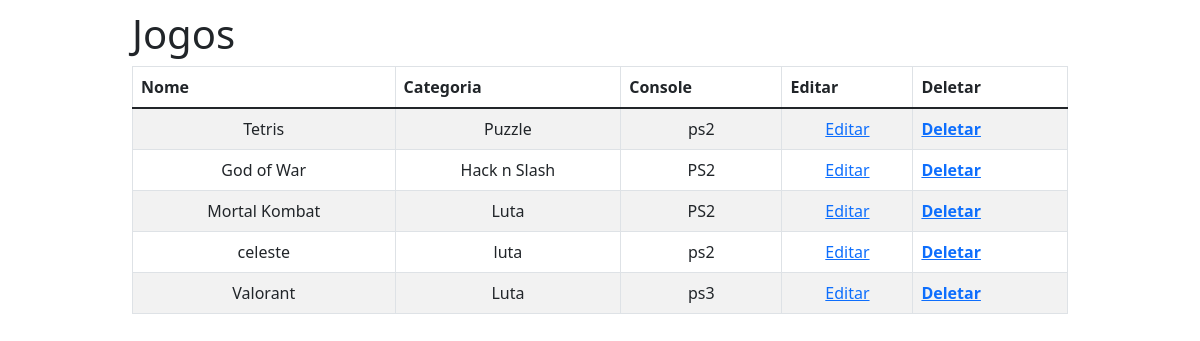
The page / on the database its author committed.
### models.py (models this page shows, shortened)
class Jogos(db.Model):
    id = db.Column(db.Integer, primary_key=True, autoincrement=True)
    nome = db.Column(db.String(), nullable=False)
    categoria = db.Column(db.String(), nullable=False)
    console = db.Column(db.String(), nullable=False)

### routes.py (the view)
@rotas.route('/')
def index():
    lista = Jogos.query.order_by(Jogos.id)
    return render_template('lista.html', titulo='Jogos', jogos=lista)

### templates/lista.html
{% extends "template.html" %}
{% block conteudo %}
        <table class="table table-striped table-responsive table-bordered">
            <thead class="thead-default">
                <tr>
                    <th>Nome</th>
                    <th>Categoria</th>
                    <th>Console</th>
                    <th>Editar</th>
                    <th>Deletar</th>
                </tr>
            </thead>
            <tbody>
                {% for jogo in jogos %}
                <tr>
                    <td>{{ jogo.nome }}</td>
                    <td>{{ jogo.categoria }}</td>
                    <td>{{ jogo.console }}</td>
                    <td><a href="{{url_for('rotas.editar', id=jogo.id )}}">Editar</a> </td>
                    <th><a href="{{url_for('rotas.deletar', id=jogo.id )}}">Deletar</a> </th>
                </tr>
                {% endfor %}
            </tbody>
        </table>
{% endblock %}

### templates/template.html (shortened to what this page needs)
<!DOCTYPE html>
<html>
  <head>
    <link rel="stylesheet" href="{{ url_for('static', filename='bootstrap.css') }}">
    <link rel="stylesheet" href="{{url_for('static', filename='app.css')}}">
  </head>
  <body>
    <div class="container">
        <div class="page-header">
            <h1>{{ titulo }}</h1>
        </div>
        {% block conteudo %}{% endblock %}
    </div>
</body>
</html>

### static/app.css (style rules this page uses)
body { padding-top: 10px; }
.container { border-radius: 4px; margin: auto; width: 80%; }
td { text-align: center; }

### rows shown on the page
Jogos: nome "Tetris", categoria "Puzzle", console "ps2"
Jogos: nome "God of War", categoria "Hack n Slash", console "PS2"
Jogos: nome "Mortal Kombat", categoria "Luta", console "PS2"
Jogos: nome "celeste", categoria "luta", console "ps2"
Jogos: nome "Valorant", categoria "Luta", console "ps3"

### other values the page prints
{{ titulo }} "Jogos"
